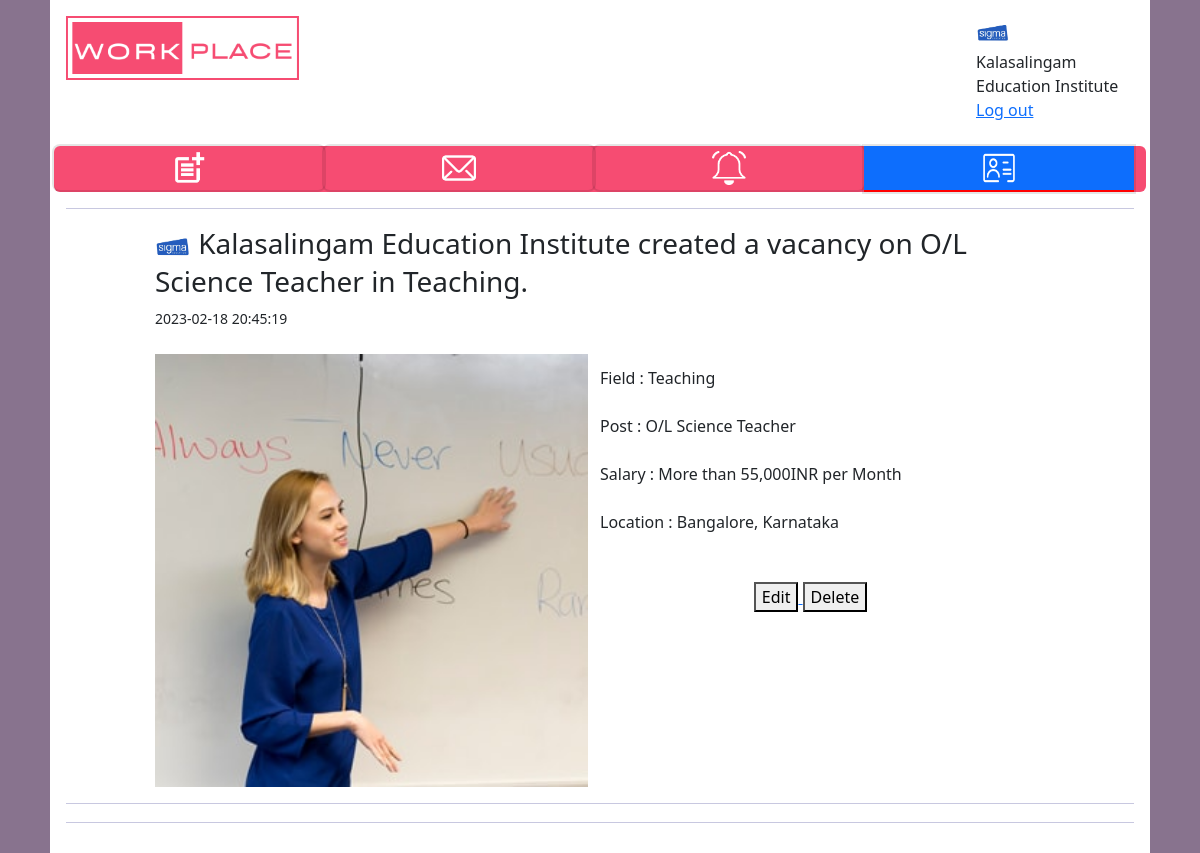
Page /mypost/bb7fc1cd-ca47-490c-82df-971807912d04/ on the committed database.
### WorkplaceApp/models.py (models this page shows)
class companyDataTable(models.Model):
    objects = None
    comid = models.UUIDField(default=uuid.uuid4, primary_key=True, editable=False, unique=True)
    companyname = models.CharField(max_length=100)
    comregno = models.CharField(max_length=500)
    address = models.TextField(blank=True, null=True)
    email = models.CharField(max_length=200)
    tel = models.CharField(max_length=50)
    preffield = models.CharField(max_length=300)
    linkedin = models.CharField(blank=True, null=True, max_length=1000)
    createtimestamp = models.DateTimeField(auto_now_add=True)
    updatetimestamp = models.DateTimeField(auto_now_add=True)
    profilepic = models.ImageField(null=True, blank=True)
    username = models.CharField(unique=True, max_length=200)
    password = models.CharField(max_length=100)

class flyerdata(models.Model):
    flyerid = models.UUIDField(default=uuid.uuid4, primary_key=True, editable=False, unique=True)
    company = models.ForeignKey(companyDataTable, on_delete=models.CASCADE, null=True, blank=True)
    jobfield = models.CharField(max_length=100)
    jobpost = models.CharField(max_length=100)
    salary = models.CharField(max_length=50)
    location = models.CharField(max_length=1000)
    flyerimage = models.ImageField()
    createtimestamp = models.CharField(max_length=30)
    updatetimestamp = models.CharField(max_length=30)

### WorkplaceApp/views.py (the view)
# urls.py: path('mypost/<str:comid>/', views.mypost, name="mypost"),
def mypost(request, comid):
    comdb = companyDataTable.objects.get(comid=comid)
    flyers = flyerdata.objects.filter(company=comdb)
    return render(request, "company/mypost.html", {'comdb': comdb, 'flyers': flyers})

### template/company/mypost.html (shortened to what this page needs)
<!DOCTYPE html>
<html>
<head>
	{% load static %}
	<link href="https://cdn.jsdelivr.net/npm/bootstrap@5.2.3/dist/css/bootstrap.min.css" rel="stylesheet">
  	<link href="{% static 'css/style.css' %} " rel="stylesheet">
</head>
<body style="background-color: #88738E;">
		<div class="container p-3" style="background-color: #ffffff;">
			<div class="row header">
				<div class="col-3 col-sm-3">
				<img src="{% static 'images/WorkplaceIcon.png' %}" alt="Company Logo" style=" height: 64px; width: auto;" class="companyLogo">
				</div>
				<div class="col-7 col-sm-7">
				</div>
				<div class="col-2 col-sm-2">
				<img src="{{comdb.profilepic.url}}" alt="User Icon" style="width: 34px; height: 34px;" class="usericon rounded-pill "><br>{{comdb.companyname}}<br><a href="{% url 'logout' %}">Log out</a>
				</div>
			</div>
			<br>
			<div class="row sticky">
			  <ul class="nav nav-pills nav-justified navbarclr">
			    <li class="nav-item">
			      <a class="nav-link" href="{% url 'addpost' comdb.comid %}"> <img src="{% static 'images/icon/addpost.png' %}"  alt="Add Posts" style="width: 34px; height: 34px;" class="btnicon"> </a>
			    </li>
			    <li class="nav-item">
			      <a class="nav-link" href="{% url 'commsg' comdb.comid %}"><img src="{% static 'images/icon/msgwhite.png' %}" alt="Messages" style="width: 34px; height: 34px;" class="btnicon"></a>
			    </li>
			    <li class="nav-item">
			      <a class="nav-link" href="{% url 'ComNotifications' comdb.comid %}"><img src="{% static 'images/icon/notificationwhite.png' %}" alt="Notifications" style="width: 34px; height: 34px;" class="btnicon"></a>
			    </li>
			    <li class="nav-item">
			      <a class="nav-link active" href="{% url 'mypost' comdb.comid %}"><img src="{% static 'images/icon/mypost.png' %}" alt="My Posts" style="width: 34px; height: 34px;" class="btnicon"></a>
			    </li>
			  </ul>
			</div>
			<hr style="color:#242582; height:3px;">
			{% for i in flyers %}
			<div class="row" id="myposts">
				<div class="row">
					<div class="col-1 col-sm-1"></div>
					<div class="col-10 col-sm-10" align="center">
						<div class="feedposttitle" align="left">
							<h3><img src="{{i.company.profilepic.url}}" style="width: 36px; height: 36px;" class="feedtitleicon"> {{i.company.companyname}} created a vacancy on  {{i.jobpost}} in {{i.jobfield}}. </h3>
							<small>{{i.updatetimestamp}}</small>
						</div>
					</div>
					<div class="col-1 col-sm-1"></div>
				</div>
				<div class="row">
					<div class="col-1 col-sm-1"></div>
					<div class="col-10 col-sm-10 feedpostcontent" >
						<br>
						<div class="img" style="float: left; width: 50%">
							<img src="{{i.flyerimage.url}}" style="width: 100%; height: auto;">
						</div>
						<div class="details"  style="float: left; width: 50%">
							<div class="textdetails">
								Field : {{i.jobfield}}
							</div><br>
							<div class="textdetails">
								Post : {{i.jobpost}}
							</div><br>
							<div class="textdetails">
								Salary : {{i.salary}}
							</div><br>
							<div class="textdetails">
								Location : {{i.location}}
							</div><br><br>
							<div class="feedbtn" align="center">
								<a href="{% url 'editpost' comdb.comid i.flyerid %}"> <button class="commonbtn">Edit</button> </a>
								<a href="{% url 'deletepost' comdb.comid i.flyerid %}"> <button class="commonbtn">Delete</button> </a>
							</div>
						</div>
					</div>
					<div class="col-1 col-sm-1"></div>
				</div>
			</div>
			<hr style="color:#242582; height:3px;">
			{% endfor %}
			<hr style="color:#242582; height:3px;">
		</div>
</body>
</html>

### static/css/style.css (style rules this page uses)
.container { max-width: 1100px; margin: 0 auto; overflow: hidden; padding: 0 20px; }
.sticky { position: sticky; top: 0; padding: 0px; background-color: #f64c72; border-radius: 6px; }
.nav-link.active { color: black; background-color: red; border-radius: 0px; border-bottom: 2px solid red; }
.nav-item a { padding: 5px; color: black; transition: all 0.3s ease; box-shadow: 0 0 0 2px rgba(0, 0, 0, 0.1); }
.details { padding-left: 12px; padding-top: 12px; }

### rows in the picture
companyDataTable: profilepic (picture), companyname "Kalasalingam Education Institute"
flyerdata: company.profilepic (picture), company.companyname "Kalasalingam Education Institute", jobpost "O/L Science Teacher", jobfield "Teaching", updatetimestamp "2023-02-18 20:45:19", flyerimage (picture), salary "More than 55,000INR per Month", location "Bangalore, Karnataka"
